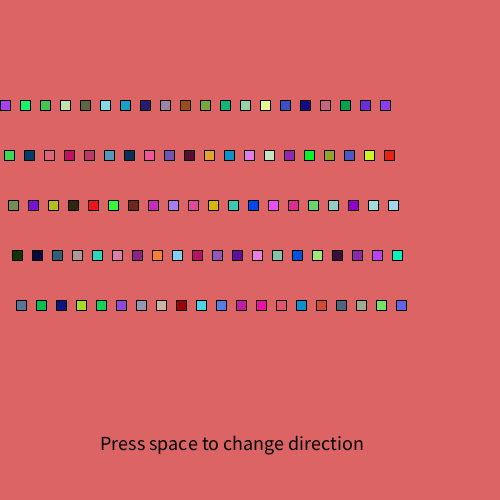
Frame 1 (no input)
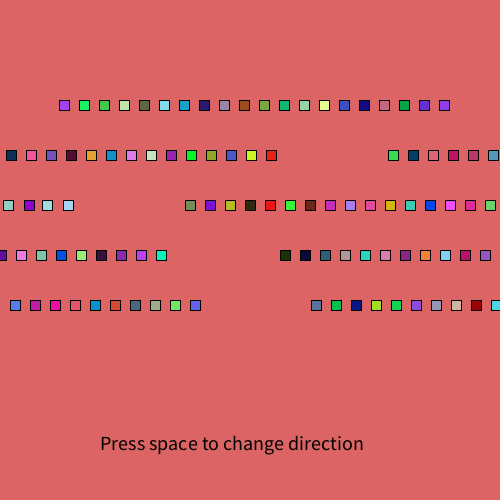
Frame 60 (the mouse pressed at the canvas centre just before this capture)
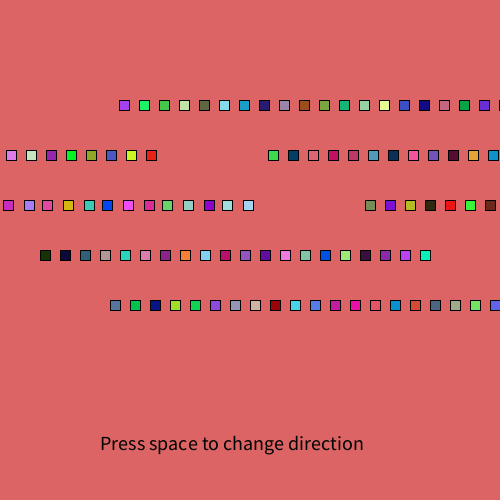
Frame 120 (the mouse held since frame 60 and released just before this capture)

The Processing sketch that drew these frames (run headless with seeded random() and noise(); from frame 60 on, the mouse is pressed at the canvas centre):

// Processing sketch: Group_Challenge
// ── Group_Challenge.pde
//Rect Coords
int[] x = new int[100];
float[] y = new float[100];
color[] c = new color[100];

int[] lanes = new int[100];
int counter;
int space;
int dir=1;

void setup () {
  size (500, 500);
  frameRate (60);

  //Lane Y-Coords
  lanes[0] = 100;
  lanes[1] = 150;
  lanes[2] = 200;
  lanes[3] = 250;
  lanes[4] = 300;

  for (int i=0; i < x.length; i++) {
    //Assign X/Y Coords of each object
    x[i] = space; 
    y[i] = lanes[counter];
    c[i] = color (random(0, 255), random(0, 255), random(0, 255));

    //Don't collide
    space = space + 4;
    if (space > 500) space = 0;

    //Assign each object a lane, only go from 0 to 4 (amount of lanes)
    counter = counter + 1;
    if (counter > 4) counter = 0;
  }
}

void draw () {
  background (220, 100, 100);
  fill(0);
  textSize(20);
  text ("Press space to change direction", 100, 450);

  if (keyPressed) {
    if (key== ' ') {
      dir= -1;
    }
  } else 
  dir=1;

  for (int i=0; i < x.length; i++) {
    fill(c[i]);
    rect (x[i], y[i], 10, 10);

    //Don't go off screen
    if (x[i] > width) x[i] = 0;
    if (x[i] < 0) x[i] = width;

    //Different lane speeds and directions
    if (y[i] == lanes[0]) x[i] = x[i] + 1 * dir;
    if (y[i] == lanes[1]) x[i] = x[i] - 2 * dir;
    if (y[i] == lanes[2]) x[i] = x[i] + 3 * dir;
    if (y[i] == lanes[3]) x[i] = x[i] - 4 * dir;
    if (y[i] == lanes[4]) x[i] = x[i] + 5 * dir;
  }
}
